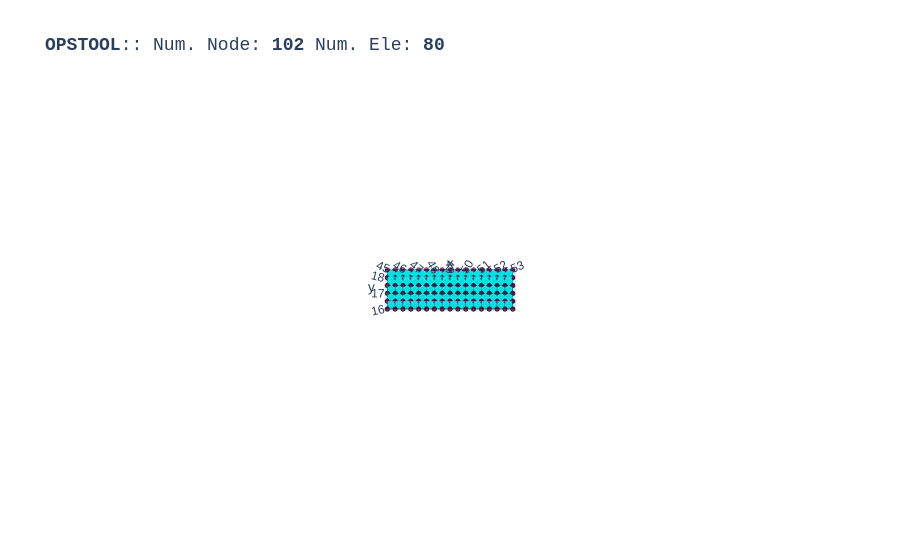

This figure's notebook cell:
### Code cell
opst.vis.plotly.plot_model()

### Figure 1 — Plotly figure (JSON) as saved in the notebook; plotly's stock layout.template omitted (floating-point values rounded to 4 significant figures; data arrays with more than 128 entries replaced by an {"elided": "..."} marker saying what was removed)
{"data": [{"color": "#00FFFF", "hoverinfo": "skip", "i": {"elided": "160 int values"}, "j": {"elided": "160 int values"}, "k": {"elided": "160 int values"}, "name": "FourNodeQuad", "opacity": 1, "type": "mesh3d", "x": {"elided": "320 float values"}, "y": {"elided": "320 float values"}, "z": {"elided": "320 float values"}}, {"connectgaps": false, "hoverinfo": "skip", "line": {"color": "black", "width": 1}, "mode": "lines", "name": "Edge", "type": "scatter3d", "x": {"elided": "480 float values"}, "y": {"elided": "480 float values"}, "z": {"elided": "480 float values"}}, {"customdata": ["eleTag: 1<br>connectedNodes:<br> [ 1  2 19 18]", "eleTag: 2<br>connectedNodes:<br> [ 2  3 20 19]", "eleTag: 3<br>connectedNodes:<br> [ 3  4 21 20]", "eleTag: 4<br>connectedNodes:<br> [ 4  5 22 21]", "eleTag: 5<br>connectedNodes:<br> [ 5  6 23 22]", "eleTag: 6<br>connectedNodes:<br> [ 6  7 24 23]", "eleTag: 7<br>connectedNodes:<br> [ 7  8 25 24]", "eleTag: 8<br>connectedNodes:<br> [ 8  9 26 25]", "eleTag: 9<br>connectedNodes:<br> [ 9 10 27 26]", "eleTag: 10<br>connectedNodes:<br> [10 11 28 27]", "eleTag: 11<br>connectedNodes:<br> [11 12 29 28]", "eleTag: 12<br>connectedNodes:<br> [12 13 30 29]", "eleTag: 13<br>connectedNodes:<br> [13 14 31 30]", "eleTag: 14<br>connectedNodes:<br> [14 15 32 31]", "eleTag: 15<br>connectedNodes:<br> [15 16 33 32]", "eleTag: 16<br>connectedNodes:<br> [16 17 34 33]", "eleTag: 17<br>connectedNodes:<br> [18 19 36 35]", "eleTag: 18<br>connectedNodes:<br> [19 20 37 36]", "eleTag: 19<br>connectedNodes:<br> [20 21 38 37]", "eleTag: 20<br>connectedNodes:<br> [21 22 39 38]", "eleTag: 21<br>connectedNodes:<br> [22 23 40 39]", "eleTag: 22<br>connectedNodes:<br> [23 24 41 40]", "eleTag: 23<br>connectedNodes:<br> [24 25 42 41]", "eleTag: 24<br>connectedNodes:<br> [25 26 43 42]", "eleTag: 25<br>connectedNodes:<br> [26 27 44 43]", "eleTag: 26<br>connectedNodes:<br> [27 28 45 44]", "eleTag: 27<br>connectedNodes:<br> [28 29 46 45]", "eleTag: 28<br>connectedNodes:<br> [29 30 47 46]", "eleTag: 29<br>connectedNodes:<br> [30 31 48 47]", "eleTag: 30<br>connectedNodes:<br> [31 32 49 48]", "eleTag: 31<br>connectedNodes:<br> [32 33 50 49]", "eleTag: 32<br>connectedNodes:<br> [33 34 51 50]", "eleTag: 33<br>connectedNodes:<br> [35 36 53 52]", "eleTag: 34<br>connectedNodes:<br> [36 37 54 53]", "eleTag: 35<br>connectedNodes:<br> [37 38 55 54]", "eleTag: 36<br>connectedNodes:<br> [38 39 56 55]", "eleTag: 37<br>connectedNodes:<br> [39 40 57 56]", "eleTag: 38<br>connectedNodes:<br> [40 41 58 57]", "eleTag: 39<br>connectedNodes:<br> [41 42 59 58]", "eleTag: 40<br>connectedNodes:<br> [42 43 60 59]", "eleTag: 41<br>connectedNodes:<br> [43 44 61 60]", "eleTag: 42<br>connectedNodes:<br> [44 45 62 61]", "eleTag: 43<br>connectedNodes:<br> [45 46 63 62]", "eleTag: 44<br>connectedNodes:<br> [46 47 64 63]", "eleTag: 45<br>connectedNodes:<br> [47 48 65 64]", "eleTag: 46<br>connectedNodes:<br> [48 49 66 65]", "eleTag: 47<br>connectedNodes:<br> [49 50 67 66]", "eleTag: 48<br>connectedNodes:<br> [50 51 68 67]", "eleTag: 49<br>connectedNodes:<br> [52 53 70 69]", "eleTag: 50<br>connectedNodes:<br> [53 54 71 70]", "eleTag: 51<br>connectedNodes:<br> [54 55 72 71]", "eleTag: 52<br>connectedNodes:<br> [55 56 73 72]", "eleTag: 53<br>connectedNodes:<br> [56 57 74 73]", "eleTag: 54<br>connectedNodes:<br> [57 58 75 74]", "eleTag: 55<br>connectedNodes:<br> [58 59 76 75]", "eleTag: 56<br>connectedNodes:<br> [59 60 77 76]", "eleTag: 57<br>connectedNodes:<br> [60 61 78 77]", "eleTag: 58<br>connectedNodes:<br> [61 62 79 78]", "eleTag: 59<br>connectedNodes:<br> [62 63 80 79]", "eleTag: 60<br>connectedNodes:<br> [63 64 81 80]", "eleTag: 61<br>connectedNodes:<br> [64 65 82 81]", "eleTag: 62<br>connectedNodes:<br> [65 66 83 82]", "eleTag: 63<br>connectedNodes:<br> [66 67 84 83]", "eleTag: 64<br>connectedNodes:<br> [67 68 85 84]", "eleTag: 65<br>connectedNodes:<br> [69 70 87 86]", "eleTag: 66<br>connectedNodes:<br> [70 71 88 87]", "eleTag: 67<br>connectedNodes:<br> [71 72 89 88]", "eleTag: 68<br>connectedNodes:<br> [72 73 90 89]", "eleTag: 69<br>connectedNodes:<br> [73 74 91 90]", "eleTag: 70<br>connectedNodes:<br> [74 75 92 91]", "eleTag: 71<br>connectedNodes:<br> [75 76 93 92]", "eleTag: 72<br>connectedNodes:<br> [76 77 94 93]", "eleTag: 73<br>connectedNodes:<br> [77 78 95 94]", "eleTag: 74<br>connectedNodes:<br> [78 79 96 95]", "eleTag: 75<br>connectedNodes:<br> [79 80 97 96]", "eleTag: 76<br>connectedNodes:<br> [80 81 98 97]", "eleTag: 77<br>connectedNodes:<br> [81 82 99 98]", "eleTag: 78<br>connectedNodes:<br> [ 82  83 100  99]", "eleTag: 79<br>connectedNodes:<br> [ 83  84 101 100]", "eleTag: 80<br>connectedNodes:<br> [ 84  85 102 101]"], "hovertemplate": "%{customdata}", "marker": {"color": "#00FFFF", "size": 3, "symbol": "diamond-open"}, "mode": "markers", "name": "FourNodeQuad", "type": "scatter3d", "x": [45.25, 45.75, 46.25, 46.75, 47.25, 47.75, 48.25, 48.75, 49.25, 49.75, 50.25, 50.75, 51.25, 51.75, 52.25, 52.75, 45.25, 45.75, 46.25, 46.75, 47.25, 47.75, 48.25, 48.75, 49.25, 49.75, 50.25, 50.75, 51.25, 51.75, 52.25, 52.75, 45.25, 45.75, 46.25, 46.75, 47.25, 47.75, 48.25, 48.75, 49.25, 49.75, 50.25, 50.75, 51.25, 51.75, 52.25, 52.75, 45.25, 45.75, 46.25, 46.75, 47.25, 47.75, 48.25, 48.75, 49.25, 49.75, 50.25, 50.75, 51.25, 51.75, 52.25, 52.75, 45.25, 45.75, 46.25, 46.75, 47.25, 47.75, 48.25, 48.75, 49.25, 49.75, 50.25, 50.75, 51.25, 51.75, 52.25, 52.75], "y": [16.25, 16.25, 16.25, 16.25, 16.25, 16.25, 16.25, 16.25, 16.25, 16.25, 16.25, 16.25, 16.25, 16.25, 16.25, 16.25, 16.75, 16.75, 16.75, 16.75, 16.75, 16.75, 16.75, 16.75, 16.75, 16.75, 16.75, 16.75, 16.75, 16.75, 16.75, 16.75, 17.25, 17.25, 17.25, 17.25, 17.25, 17.25, 17.25, 17.25, 17.25, 17.25, 17.25, 17.25, 17.25, 17.25, 17.25, 17.25, 17.75, 17.75, 17.75, 17.75, 17.75, 17.75, 17.75, 17.75, 17.75, 17.75, 17.75, 17.75, 17.75, 17.75, 17.75, 17.75, 18.25, 18.25, 18.25, 18.25, 18.25, 18.25, 18.25, 18.25, 18.25, 18.25, 18.25, 18.25, 18.25, 18.25, 18.25, 18.25], "z": [0.0, 0.0, 0.0, 0.0, 0.0, 0.0, 0.0, 0.0, 0.0, 0.0, 0.0, 0.0, 0.0, 0.0, 0.0, 0.0, 0.0, 0.0, 0.0, 0.0, 0.0, 0.0, 0.0, 0.0, 0.0, 0.0, 0.0, 0.0, 0.0, 0.0, 0.0, 0.0, 0.0, 0.0, 0.0, 0.0, 0.0, 0.0, 0.0, 0.0, 0.0, 0.0, 0.0, 0.0, 0.0, 0.0, 0.0, 0.0, 0.0, 0.0, 0.0, 0.0, 0.0, 0.0, 0.0, 0.0, 0.0, 0.0, 0.0, 0.0, 0.0, 0.0, 0.0, 0.0, 0.0, 0.0, 0.0, 0.0, 0.0, 0.0, 0.0, 0.0, 0.0, 0.0, 0.0, 0.0, 0.0, 0.0, 0.0, 0.0]}, {"customdata": ["1", "2", "3", "4", "5", "6", "7", "8", "9", "10", "11", "12", "13", "14", "15", "16", "17", "18", "19", "20", "21", "22", "23", "24", "25", "26", "27", "28", "29", "30", "31", "32", "33", "34", "35", "36", "37", "38", "39", "40", "41", "42", "43", "44", "45", "46", "47", "48", "49", "50", "51", "52", "53", "54", "55", "56", "57", "58", "59", "60", "61", "62", "63", "64", "65", "66", "67", "68", "69", "70", "71", "72", "73", "74", "75", "76", "77", "78", "79", "80", "81", "82", "83", "84", "85", "86", "87", "88", "89", "90", "91", "92", "93", "94", "95", "96", "97", "98", "99", "100", "101", "102"], "hovertemplate": "x: %{x}<br>y: %{y}<br>z: %{z} <br>nodeTag: %{customdata}", "marker": {"color": "#580f41", "size": 3, "symbol": "circle"}, "mode": "markers", "name": "Nodes", "type": "scatter3d", "x": [45.0, 45.5, 46.0, 46.5, 47.0, 47.5, 48.0, 48.5, 49.0, 49.5, 50.0, 50.5, 51.0, 51.5, 52.0, 52.5, 53.0, 45.0, 45.5, 46.0, 46.5, 47.0, 47.5, 48.0, 48.5, 49.0, 49.5, 50.0, 50.5, 51.0, 51.5, 52.0, 52.5, 53.0, 45.0, 45.5, 46.0, 46.5, 47.0, 47.5, 48.0, 48.5, 49.0, 49.5, 50.0, 50.5, 51.0, 51.5, 52.0, 52.5, 53.0, 45.0, 45.5, 46.0, 46.5, 47.0, 47.5, 48.0, 48.5, 49.0, 49.5, 50.0, 50.5, 51.0, 51.5, 52.0, 52.5, 53.0, 45.0, 45.5, 46.0, 46.5, 47.0, 47.5, 48.0, 48.5, 49.0, 49.5, 50.0, 50.5, 51.0, 51.5, 52.0, 52.5, 53.0, 45.0, 45.5, 46.0, 46.5, 47.0, 47.5, 48.0, 48.5, 49.0, 49.5, 50.0, 50.5, 51.0, 51.5, 52.0, 52.5, 53.0], "y": [16.0, 16.0, 16.0, 16.0, 16.0, 16.0, 16.0, 16.0, 16.0, 16.0, 16.0, 16.0, 16.0, 16.0, 16.0, 16.0, 16.0, 16.5, 16.5, 16.5, 16.5, 16.5, 16.5, 16.5, 16.5, 16.5, 16.5, 16.5, 16.5, 16.5, 16.5, 16.5, 16.5, 16.5, 17.0, 17.0, 17.0, 17.0, 17.0, 17.0, 17.0, 17.0, 17.0, 17.0, 17.0, 17.0, 17.0, 17.0, 17.0, 17.0, 17.0, 17.5, 17.5, 17.5, 17.5, 17.5, 17.5, 17.5, 17.5, 17.5, 17.5, 17.5, 17.5, 17.5, 17.5, 17.5, 17.5, 17.5, 18.0, 18.0, 18.0, 18.0, 18.0, 18.0, 18.0, 18.0, 18.0, 18.0, 18.0, 18.0, 18.0, 18.0, 18.0, 18.0, 18.0, 18.5, 18.5, 18.5, 18.5, 18.5, 18.5, 18.5, 18.5, 18.5, 18.5, 18.5, 18.5, 18.5, 18.5, 18.5, 18.5, 18.5], "z": [0.0, 0.0, 0.0, 0.0, 0.0, 0.0, 0.0, 0.0, 0.0, 0.0, 0.0, 0.0, 0.0, 0.0, 0.0, 0.0, 0.0, 0.0, 0.0, 0.0, 0.0, 0.0, 0.0, 0.0, 0.0, 0.0, 0.0, 0.0, 0.0, 0.0, 0.0, 0.0, 0.0, 0.0, 0.0, 0.0, 0.0, 0.0, 0.0, 0.0, 0.0, 0.0, 0.0, 0.0, 0.0, 0.0, 0.0, 0.0, 0.0, 0.0, 0.0, 0.0, 0.0, 0.0, 0.0, 0.0, 0.0, 0.0, 0.0, 0.0, 0.0, 0.0, 0.0, 0.0, 0.0, 0.0, 0.0, 0.0, 0.0, 0.0, 0.0, 0.0, 0.0, 0.0, 0.0, 0.0, 0.0, 0.0, 0.0, 0.0, 0.0, 0.0, 0.0, 0.0, 0.0, 0.0, 0.0, 0.0, 0.0, 0.0, 0.0, 0.0, 0.0, 0.0, 0.0, 0.0, 0.0, 0.0, 0.0, 0.0, 0.0, 0.0]}, {"connectgaps": false, "hoverinfo": "skip", "line": {"color": "#15b01a", "width": 1}, "mode": "lines", "name": "BC", "type": "scatter3d", "x": {"elided": "195 float values"}, "y": {"elided": "195 float values"}, "z": {"elided": "195 float values"}}], "layout": {"autosize": true, "font": {"family": "Arial, sans-serif"}, "scene": {"aspectmode": "data", "camera": {"eye": {"x": 0, "y": -0.1, "z": 10}}, "dragmode": "pan", "xaxis": {"showbackground": false}, "yaxis": {"showbackground": false}, "zaxis": {"showbackground": true, "showgrid": true, "showticklabels": false, "ticks": "", "title": {"text": ""}, "visible": true}}, "showlegend": false, "title": {"font": {"family": "courier", "size": 18}, "text": "<b>OPSTOOL</b>:: Num. Node: <b>102</b> Num. Ele: <b>80</b>"}}}
